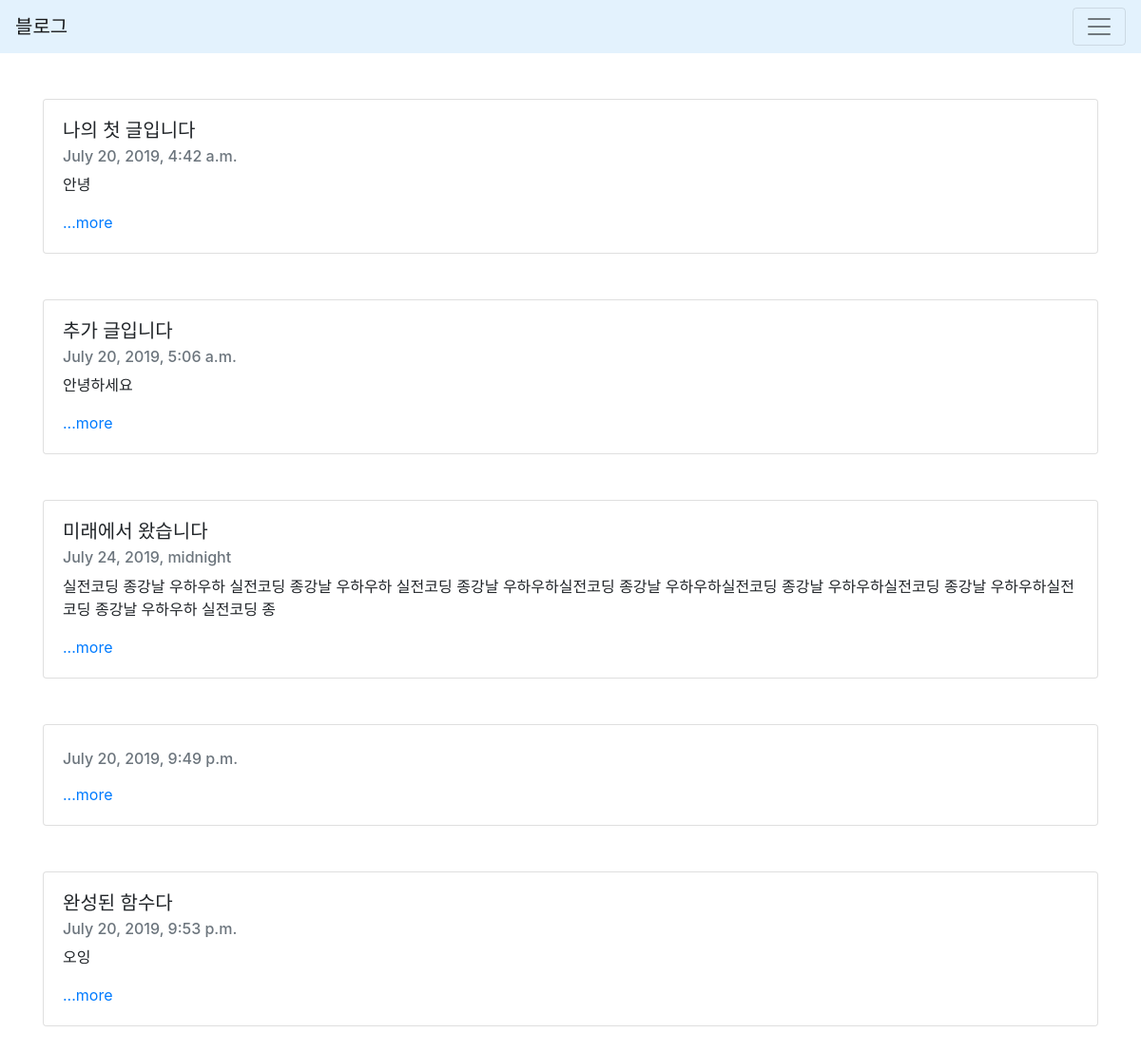
The page / on the database its author committed.
### blog/models.py (models this page shows, shortened)
class Blog(models.Model):
    title = models.CharField(max_length=200)
    pub_date = models.DateTimeField('date published')
    body = models.TextField()
    def summary(self):
        return self.body[:100]

### blog/views.py (the view)
# urls.py: path('', blog.views.home, name="home"),
def home(request):
    blogs = Blog.objects
    return render(request, 'home.html', {'blogs':blogs})

### blog/templates/home.html
{% extends 'base.html' %}
{% block contents %}
<body>
    <br><br>
    <div class="container">
        {% for blog in blogs.all %}
        <div class="card">
                <div class="card-body">
                  <h5 class="card-title">{{blog.title}}</h5>
                  <h6 class="card-subtitle mb-2 text-muted">{{blog.pub_date}}</h6>
                  <p class="card-text">{{blog.summary}}</p>
                  <a href="{%url 'detail' blog.id %}">...more</a>
                </div>
              </div>
              <br><br>
              {% endfor %}
    </div>
</body>
{% endblock %}

### secondproject/templates/base.html (shortened to what this page needs)
<head>
    <link rel="stylesheet" href="https://stackpath.bootstrapcdn.com/bootstrap/4.3.1/css/bootstrap.min.css">
</head>
<body>
        <nav class="navbar navbar-light" style="background-color: #e3f2fd;">
                <a class="navbar-brand" href="#">블로그</a>
                <button class="navbar-toggler" type="button" data-toggle="collapse" data-target="#navbarSupportedContent" aria-controls="navbarSupportedContent" aria-expanded="false" aria-label="Toggle navigation">
                  <span class="navbar-toggler-icon"></span>
                </button>
              </nav>
              {% block contents %}
              {% endblock %}
</body>

### rows shown on the page
Blog: title "나의 첫 글입니다", pub_date "July 20, 2019, 4:42 a.m.", summary "안녕"
Blog: title "추가 글입니다", pub_date "July 20, 2019, 5:06 a.m.", summary "안녕하세요"
Blog: title "미래에서 왔습니다", pub_date "July 24, 2019, midnight", summary "실전코딩 종강날 우하우하 실전코딩 종강날 우하우하 실전코딩 종강날 우하우하실전코딩 종강날 우하우하실전코딩 종강날 우하우하실전코딩 종강날 우하우하실전코딩 종강날 우하우하 실전코딩 종"
Blog: pub_date "July 20, 2019, 9:49 p.m."
Blog: title "완성된 함수다", pub_date "July 20, 2019, 9:53 p.m.", summary "오잉"
